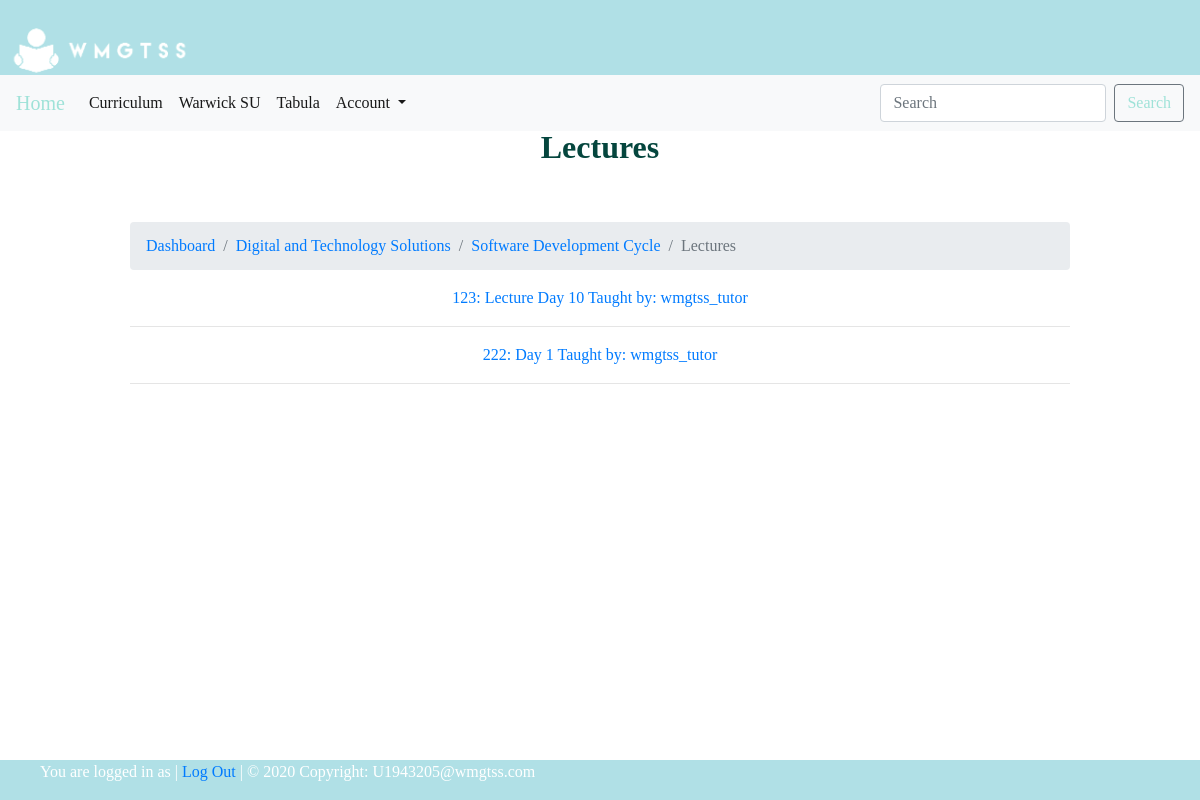
Screenshot of /curriculum/digital-and-technology-solutions/software-development-cycle/lectures with the database file from the repository.
### curriculum/models.py (models this page shows, shortened)
class Module(models.Model):
    module_id = models.IntegerField(unique=True, max_length=100)
    name = models.TextField(max_length=50)
    course = models.ForeignKey(Course, on_delete=models.CASCADE, related_name='modules')
    teacher = models.ForeignKey(User, on_delete=models.CASCADE)
    slug = models.SlugField(null=True, blank=True)

class Course(models.Model):
    course_id = models.CharField(unique=True, max_length=50)
    name = models.TextField(max_length=50)
    slug = models.SlugField(null=True, blank=True)
    image = models.ImageField(upload_to=course_rename, blank=True, verbose_name="Course Image")
    description = models.TextField(max_length=500, blank=True)
    def __str__(self):
        return self.name

class Lecture(models.Model):
    id = models.IntegerField(primary_key =True)
    name = models.TextField(max_length=50)
    course = models.ForeignKey(Course, on_delete=models.CASCADE, related_name='lectures')
    module = models.ForeignKey(Module, on_delete=models.CASCADE, related_name='lectures')
    teacher = models.ForeignKey(User, on_delete=models.CASCADE)
    created_at = models.DateTimeField(auto_now_add=True)
    slug = models.SlugField(null=True, blank=True)
    slides = models.FileField(upload_to=save_lecture_slides, verbose_name= "Lecture Slides", blank=True)
    video = models.FileField(upload_to=save_lesson_files,verbose_name="Video", blank=True, null=True)
    notes = models.FileField(upload_to=save_lesson_files,verbose_name="Notes", blank=True)

### curriculum/views.py (the view)
# urls.py: path('<str:course>/<str:slug>/lectures', views.LectureListView.as_view(), name='lecture_list'),
class LectureListView(DetailView):
    context_object_name = 'modules'
    model = Module
    template_name = 'curriculum/lecture_list_view.html'

### curriculum/templates/curriculum/lecture_list_view.html (shortened to what this page needs)
{% extends 'base.html' %}
{% load static %}
{% block title %} Lectures {% endblock %}
{% block content %}
<nav aria-label="breadcrumb">
    <ol class="breadcrumb">
      <li class="breadcrumb-item"><a href="/">Dashboard</a></li>
      <li class="breadcrumb-item"><a href="{% url 'curriculum:course_list' %}">{{modules.course}}</a></li>
      <li class="breadcrumb-item"><a href="{% url 'curriculum:module_list' slug=modules.course.slug %}">{{modules.name}}</a></li>
      <li class="breadcrumb-item active" aria-current="page">Lectures<li>
    </ol>
  </nav>
{% for lecture in modules.lectures.all %}
<a href="{% url 'curriculum:lecture_detail' slug=lecture.slug module=modules.slug course=lecture.course.slug %}" >
    {{lecture.id}}: {{lecture.name}} Taught by: {{lecture.teacher}} </a>
<hr>
{% endfor %}
{% endblock %}

### rows the page displays
Module: course "Digital and Technology Solutions", name "Software Development Cycle"
Lecture: id "123", name "Lecture Day 10", teacher "wmgtss_tutor"
Lecture: id "222", name "Day 1", teacher "wmgtss_tutor"
